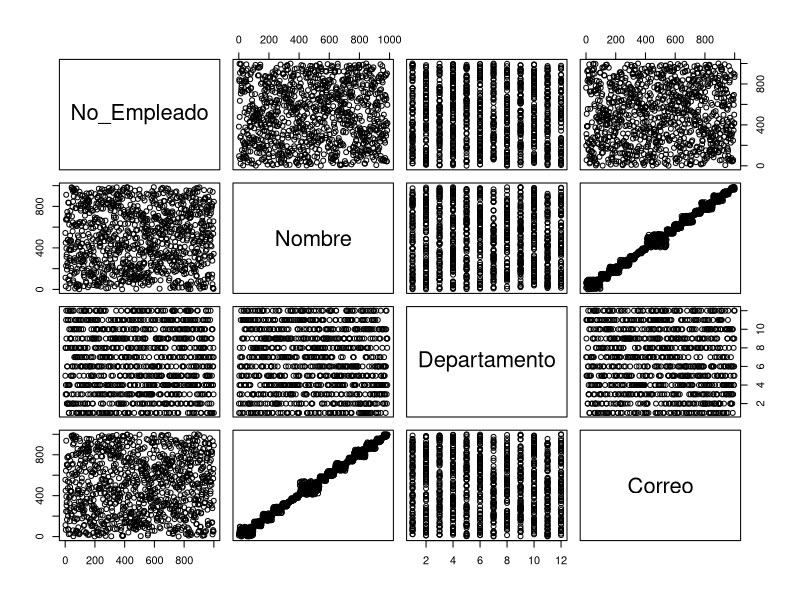

The R script that drew this image: (Note: this script raises an error after producing the figure.)
# *------------------------------------------------------------------
# | PROGRAM NAME: Practica R Grafica
# | DATE: 19/01/17
# | CREATED BY:  Jessica Herrera G.
# | PROJECT FILE: Graficas.R
# *----------------------------------------------------------------
# | PURPOSE:           
# | Graficacion de datos en lenguaje R
# *-----------------------------------------------------------------
# | UPDATES:               
# | Version 1.0
# |
# *------------------------------------------------------------------

list.files()
data<-read.csv("Datos.csv")

#Datos
print(data)

#Tabla
tabla<-read.table("Datos.csv",sep="\t",header=TRUE)
print(tabla)

#Grafica 1
plot(data)

#Grafica 2
plot(data$Departamento)

#Grafica 3
plot(data$Departamento,main="Empresa",xlab="Departamentos",ylab="Empleados")


# *------------------------------------------------------------------
# |                
# |
# |   
# |
# |                
# *-----------------------------------------------------------------

# *------------------------------------------------------------------
# |                       
# *-----------------------------------------------------------------
